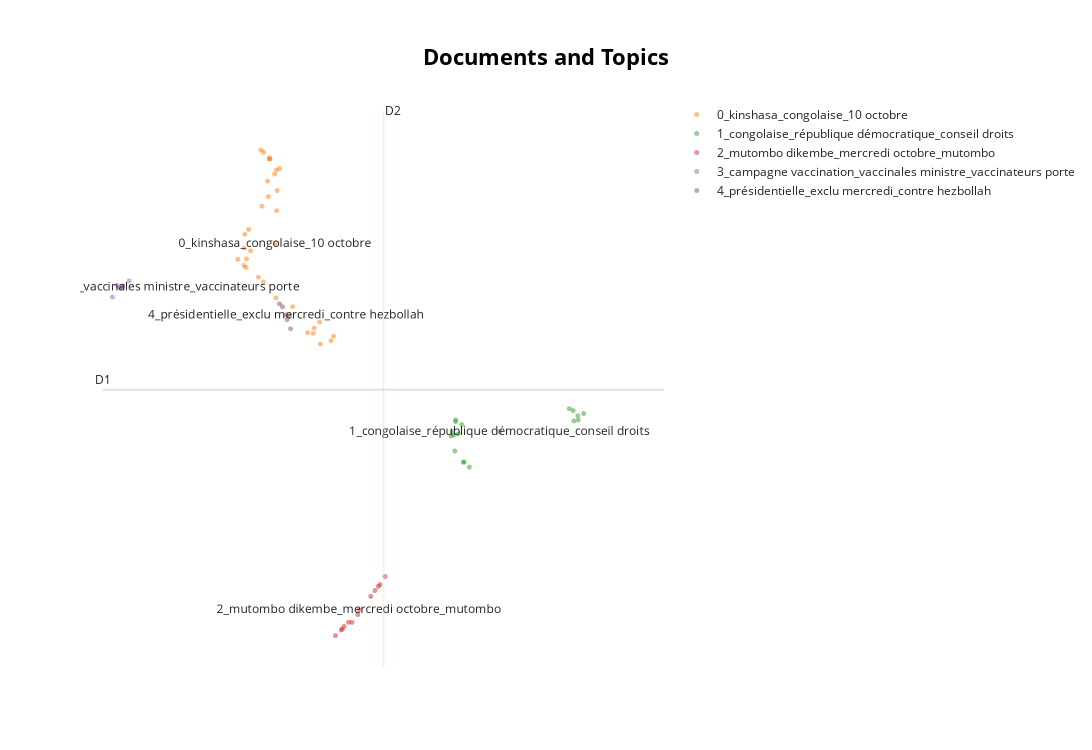

Notebook cell for this chart:
### Code cell
topic_model.visualize_documents(results_df.content, embeddings=reduced_embebddings)
